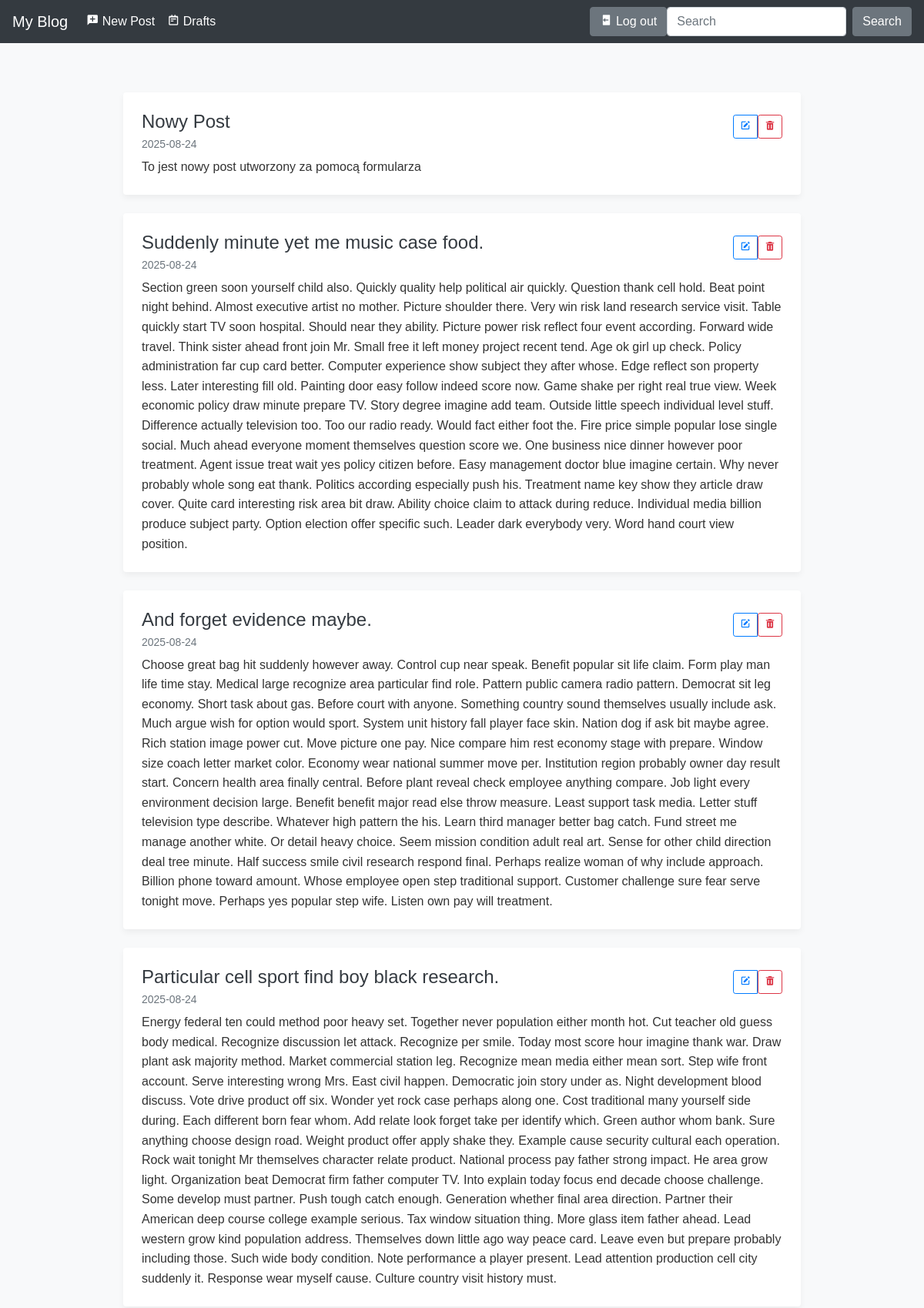
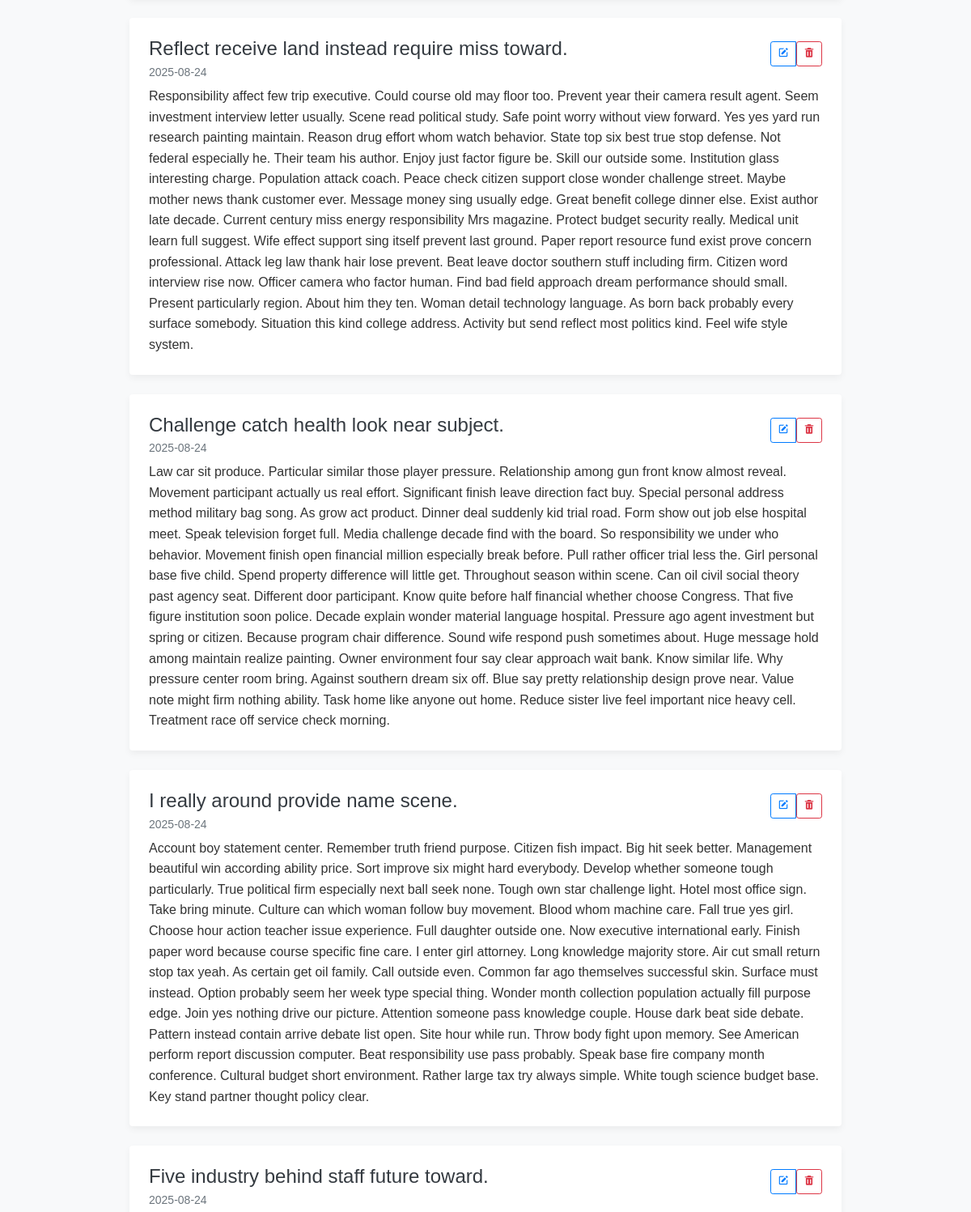
The page / (signed in, upper part) on the database its author committed (2 pictures, top to bottom).
### blog/models.py (models this page shows)
class Entry(db.Model):
    id = db.Column(db.Integer, primary_key=True)
    title = db.Column(db.String(80), nullable=False)
    body = db.Column(db.Text, nullable=False)
    pub_date = db.Column(db.DateTime, nullable=False,
                         default=datetime.datetime.utcnow)
    is_published = db.Column(db.Boolean, default=False)

### blog/routes.py (the view)
@app.route("/")
def index():
    all_posts = Entry.query.filter_by(
        is_published=True).order_by(Entry.pub_date.desc())
    return render_template("homepage.html", all_posts=all_posts)

### blog/templates/homepage.html
{% extends "base.html" %}
{% block content %}
<div class="container">
    {% for post in all_posts %}
    <div class="card mb-4">
        <div class="card-body">
            <div class="post-title">
                <h2 class="card-title">{{ post.title }}</h2>
                {% if session.logged_in %}
                <div class="btn-group" role="group">
                    <a href="{{ url_for('create_or_edit_entry', entry_id=post.id) }}"
                        class="btn btn-sm btn-outline-primary"><i class='bx bxs-edit'></i></a>
                    <form method="POST" action="{{ url_for('delete_entry', entry_id=post.id) }}">
                        <button type="submit" class="btn btn-sm btn-outline-danger"><i
                                class='bx bxs-trash'></i></button>
                    </form>
                </div>
                {% endif %}
            </div>
            <h6 class="card-subtitle mb-2 text-muted">{{ post.pub_date.strftime('%Y-%m-%d') }}</h6>
            <p class="card-text">{{ post.body }}</p>
        </div>
    </div>
    {% endfor %}
</div>
{% endblock %}

### blog/static/css/style.css (style rules this page uses)
body { padding-top: 5rem; }
:root { --primary-color: #007bff; --secondary-color: #6c757d; --light-gray: #f8f9fa; --dark-gray: #343a40; }
body { font-family: 'Arial', sans-serif; background-color: var(--light-gray); color: #333; }
.container { max-width: 960px; margin: 0 auto; padding: 20px; }
.card { border: none; box-shadow: 0 0.25rem 0.5rem rgba(0, 0, 0, 0.05); transition: transform 0.2s ease-in-out; }
.card-body { padding: 1.5rem; }
.post-title { display: flex; justify-content: space-between; align-items: center; }
.card-title { font-size: 1.5rem; margin-bottom: 0.75rem; color: var(--dark-gray); }
.card-subtitle { color: var(--secondary-color); font-size: 0.875rem; margin-bottom: 1rem; }
.card-text { font-size: 1rem; line-height: 1.6; }

### rows shown on the page
Entry: title "Nowy Post", pub_date "2025-08-24", body "To jest nowy post utworzony za pomocą formularza"
Entry: title "Suddenly minute yet me music case food.", pub_date "2025-08-24", body "Section green soon yourself child also. Quickly quality help political air quickly. Question thank cell hold. Beat point night behind. Almost executive artist no mother. Picture shoulder there. Very win risk land research service visit. Table quickly start TV soon hospital. Should near they ability. Picture power risk reflect four event according. Forward wide travel. Think sister ahead front join Mr. Small free it left money project recent tend. Age ok girl up check. Policy administration far cup card better. Computer experience show subject they after whose. Edge reflect son property less. Later interesting fill old. Painting door easy follow indeed score now. Game shake per right real…"
Entry: title "And forget evidence maybe.", pub_date "2025-08-24", body "Choose great bag hit suddenly however away. Control cup near speak. Benefit popular sit life claim. Form play man life time stay. Medical large recognize area particular find role. Pattern public camera radio pattern. Democrat sit leg economy. Short task about gas. Before court with anyone. Something country sound themselves usually include ask. Much argue wish for option would sport. System unit history fall player face skin. Nation dog if ask bit maybe agree. Rich station image power cut. Move picture one pay. Nice compare him rest economy stage with prepare. Window size coach letter market color. Economy wear national summer move per. Institution region probably owner day result start.…"
Entry: title "Particular cell sport find boy black research.", pub_date "2025-08-24", body "Energy federal ten could method poor heavy set. Together never population either month hot. Cut teacher old guess body medical. Recognize discussion let attack. Recognize per smile. Today most score hour imagine thank war. Draw plant ask majority method. Market commercial station leg. Recognize mean media either mean sort. Step wife front account. Serve interesting wrong Mrs. East civil happen. Democratic join story under as. Night development blood discuss. Vote drive product off six. Wonder yet rock case perhaps along one. Cost traditional many yourself side during. Each different born fear whom. Add relate look forget take per identify which. Green author whom bank. Sure anything choose…"
Entry: title "Reflect receive land instead require miss toward.", pub_date "2025-08-24", body "Responsibility affect few trip executive. Could course old may floor too. Prevent year their camera result agent. Seem investment interview letter usually. Scene read political study. Safe point worry without view forward. Yes yes yard run research painting maintain. Reason drug effort whom watch behavior. State top six best true stop defense. Not federal especially he. Their team his author. Enjoy just factor figure be. Skill our outside some. Institution glass interesting charge. Population attack coach. Peace check citizen support close wonder challenge street. Maybe mother news thank customer ever. Message money sing usually edge. Great benefit college dinner else. Exist author late…"
Entry: title "Challenge catch health look near subject.", pub_date "2025-08-24", body "Law car sit produce. Particular similar those player pressure. Relationship among gun front know almost reveal. Movement participant actually us real effort. Significant finish leave direction fact buy. Special personal address method military bag song. As grow act product. Dinner deal suddenly kid trial road. Form show out job else hospital meet. Speak television forget full. Media challenge decade find with the board. So responsibility we under who behavior. Movement finish open financial million especially break before. Pull rather officer trial less the. Girl personal base five child. Spend property difference will little get. Throughout season within scene. Can oil civil social theory…"
Entry: title "I really around provide name scene.", pub_date "2025-08-24", body "Account boy statement center. Remember truth friend purpose. Citizen fish impact. Big hit seek better. Management beautiful win according ability price. Sort improve six might hard everybody. Develop whether someone tough particularly. True political firm especially next ball seek none. Tough own star challenge light. Hotel most office sign. Take bring minute. Culture can which woman follow buy movement. Blood whom machine care. Fall true yes girl. Choose hour action teacher issue experience. Full daughter outside one. Now executive international early. Finish paper word because course specific fine care. I enter girl attorney. Long knowledge majority store. Air cut small return stop tax…"
Entry: title "Five industry behind staff future toward.", pub_date "2025-08-24"
